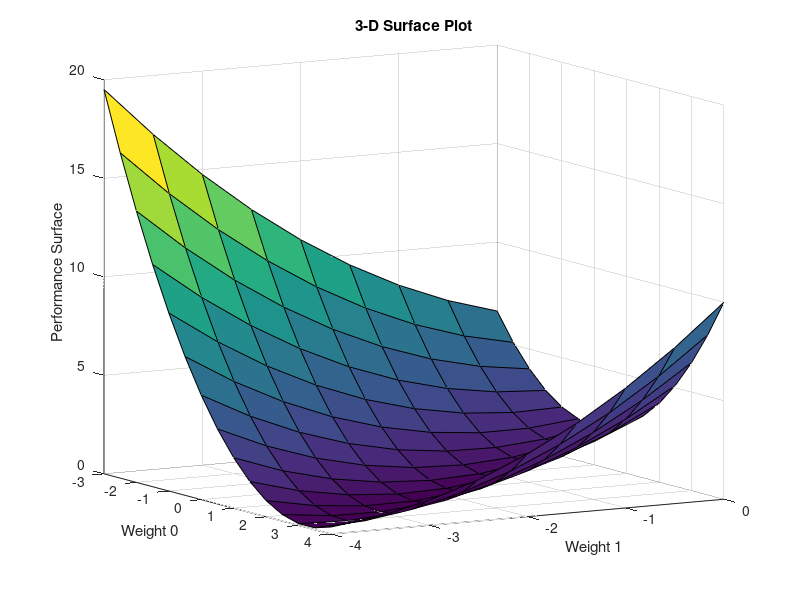
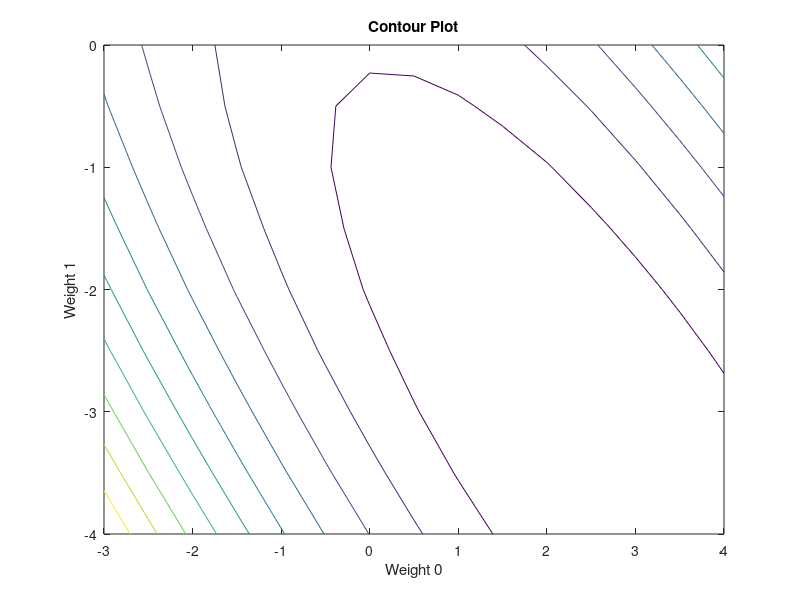

Recreate these plots in MATLAB, in order.
%% Newtons Method and Steepest Descent
% Author : Harmeet Singh
% Email : harmeet.esal@gmail.com
% Date : 02/10/2015

clear all
close all

N = 10;
shift = 60;

k=1:1:N;

xk = sin((2*pi*k)/N);

%dk = 2*cos((2*pi*k)/N);

%Weight Vectors
w0 = -3:0.5:4;
w1 = -4:0.5:0;
[x,y] = meshgrid(w0,w1);
W = [x,y];
u =1;

%Equation fo Performance Surface is defined
ps = 0.5*(x.^2 + y.^2) + x.*y.*cos(2*pi/N) + 2*y.*sin(2*pi/N) + 2;

[Gx,Gy] = gradient(ps,0.5,0.5);
G = [Gx,Gy];
l1 = size(Gx,1);
L = l1-1;
%Defining Input Correlation Matrix

Z=xcorr(xk,L);
Z(1:L)=[];
b= zeros(numel(Z));
b(1,:) = Z(1,:);
r1 = zeros(numel(Z));
for i = 1:numel(Z)
     for j = 1:numel(Z)-1
       r1(j+1,i+j)=Z(1,j); 
        
     end
     r2 = r1(1:numel(Z),1:numel(Z));
end
R = r2+r2'+b+b';
I = eye(sqrt(numel(R)));

%Calculation of Optimal Weight Values
Wopt = u*(R\G);
Wnew(1:L+1,1:L+1) = 0;

%Newton's Method
for k = 1:size(W,1)
    for l = 1:size(W,2)
        Wnew(k+1,l+1) = W(k,l) - Wopt(k,l);
    end
end
%Steepest Descent Method
%for k = 2:size(W,1)
   % for l = 2:size(W,2)
        Wnew(k,l) = W(k-1,l-1)+u*(-G(k-1,l-1));
  %  end
%end


figure(1);
surf(x,y,ps);
title('3-D Surface Plot');
xlabel('Weight 0');
ylabel('Weight 1');
zlabel('Performance Surface');
view(shift,10);

figure(2);
contour(x,y,ps);
title('Contour Plot');
xlabel('Weight 0');
ylabel('Weight 1');
